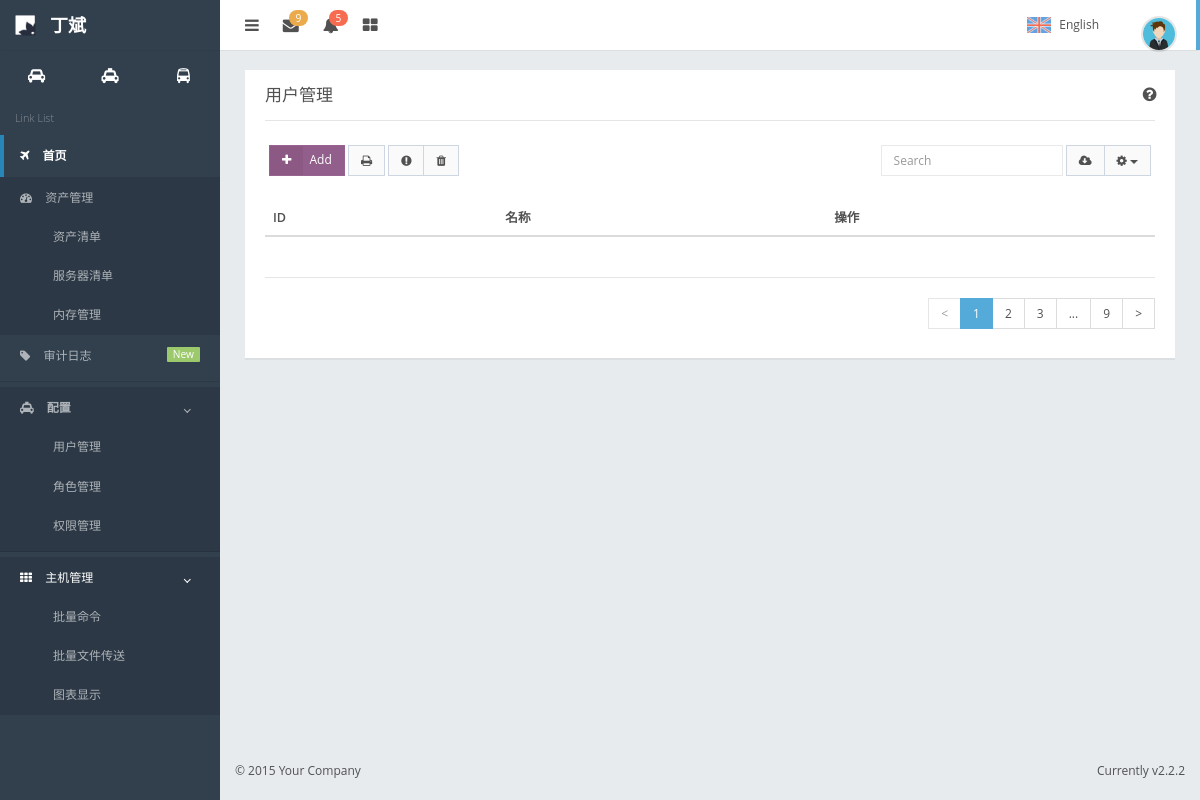
Page /rbac/account/ on the earlier database version.
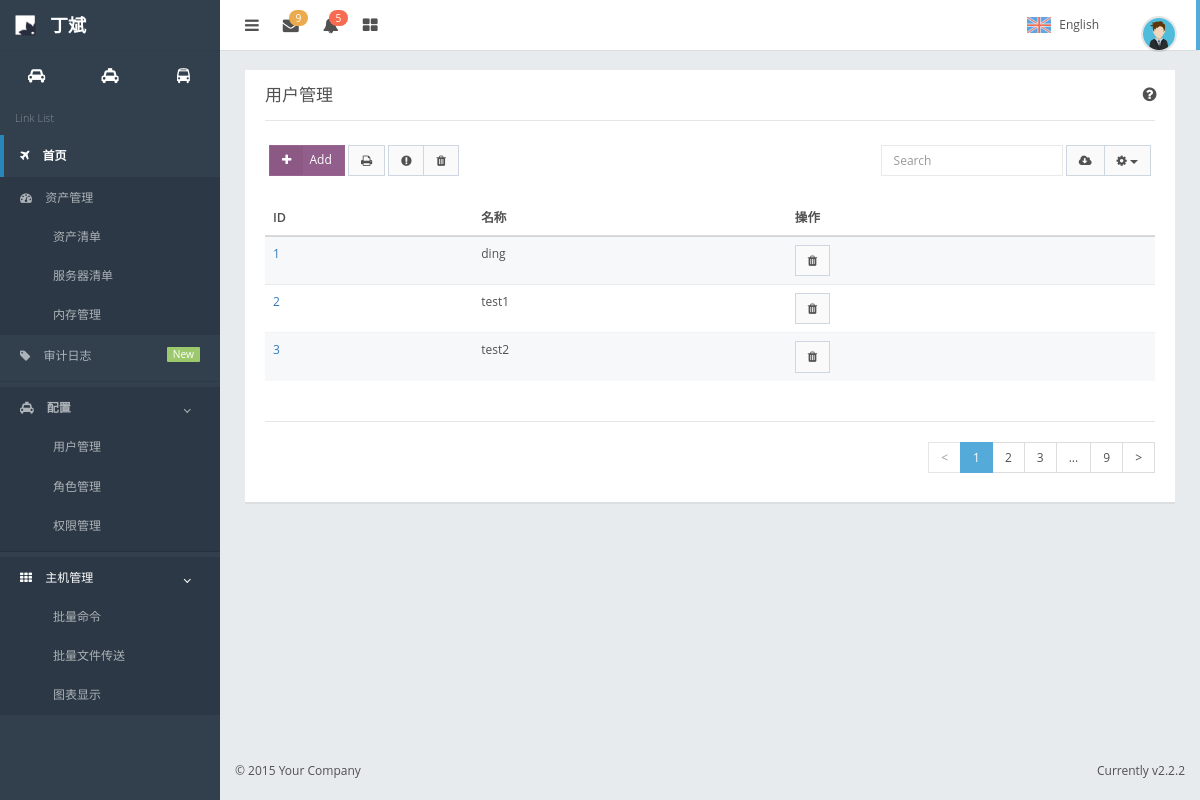
Same page on the later database version.
### rbac/models.py (models this page shows, shortened)
class User(models.Model):
    name = models.CharField(max_length=21)
    pwd = models.CharField(max_length=32)
    role = models.ManyToManyField(to="Role")
    class Meta:
        verbose_name_plural = "用户表"

### rbac/views.py (the view)
# urls.py: re_path('account/$',views.account,name='account'),
def account(request):
    acc_obj = models.User.objects.all()
    return render(request,'rbac/account.html',{'acc_obj':acc_obj})

### templates/rbac/account.html (shortened to what this page needs)
{% extends 'index.html' %}
{% block page-content %}
    <div class="panel">
        <div class="panel-heading">
            <div class="panel-control">
                <a class="fa fa-question-circle fa-lg fa-fw unselectable add-tooltip" href="#"
                   data-original-title="<h4 class='text-thin'>Information</h4><p style='width:150px'>This is an information bubble to help the user.</p>"
                   data-html="true" title=""></a>
            </div>
            <h3 class="panel-title">用户管理</h3>
        </div>
        <div class="panel-body">
            <div class="pad-btm form-inline">
                <div class="row">
                    <div class="col-sm-6 table-toolbar-left">
                        <a href="{% url "accountadd" %}"> <button class="btn btn-purple btn-labeled fa fa-plus" id="demo-btn-addrow">Add</button></a>
                        <button class="btn btn-default"><i class="fa fa-print"></i></button>
                        <div class="btn-group">
                            <button class="btn btn-default"><i class="fa fa-exclamation-circle"></i></button>
                            <button class="btn btn-default"><i class="fa fa-trash"></i></button>
                        </div>
                    </div>
                    <div class="col-sm-6 table-toolbar-right">
                        <div class="form-group">
                            <input type="text" autocomplete="off" class="form-control" placeholder="Search"
                                   id="demo-input-search2">
                        </div>
                        <div class="btn-group">
                            <button class="btn btn-default"><i class="fa fa fa-cloud-download"></i></button>
                            <div class="btn-group">
                                <button class="btn btn-default dropdown-toggle" data-toggle="dropdown">
                                    <i class="fa fa-cog"></i>
                                    <span class="caret"></span>
                                </button>
                            </div>
                        </div>
                    </div>
                </div>
            </div>
            <div class="table-responsive">
                <table class="table table-striped">
                    <thead>
                    <tr>
                        <th>ID</th>
                        <th>名称</th>
                        <th>操作</th>
                    </tr>
                    </thead>
                    <tbody>
                    {% for list in acc_obj %}
                        <tr>
                            <td><a href="#" class="btn-link" name="id"> {{ list.id}}</a></td>
                            <td>{{ list.name }}</td>
                            <td><a href="{% url "account-delete" list.id %}"><button  class="btn btn-default"><i class="fa fa-trash"></i></button></a></td>
                        </tr>
                    {% endfor %}
                    </tbody>
                </table>
            </div>
            <hr>
            <div class="pull-right">
                <ul class="pagination text-nowrap mar-no">
                    <li class="page-pre disabled">
                        <a href="#">&lt;</a>
                    </li>
                    <li class="page-number active">
                        <span>1</span>
                    </li>
                    <li class="page-number">
                        <a href="#">2</a>
                    </li>
                    <li class="page-number">
                        <a href="#">3</a>
                    </li>
                    <li>
                        <span>...</span>
                    </li>
                    <li class="page-number">
                        <a href="#">9</a>
                    </li>
                    <li class="page-next">
                        <a href="#">&gt;</a>
                    </li>
                </ul>
            </div>
        </div>
    </div>
{% endblock %}

Differences in the rows shown:
added User: id "1", name "ding"
added User: id "2", name "test1"
added User: id "3", name "test2"
